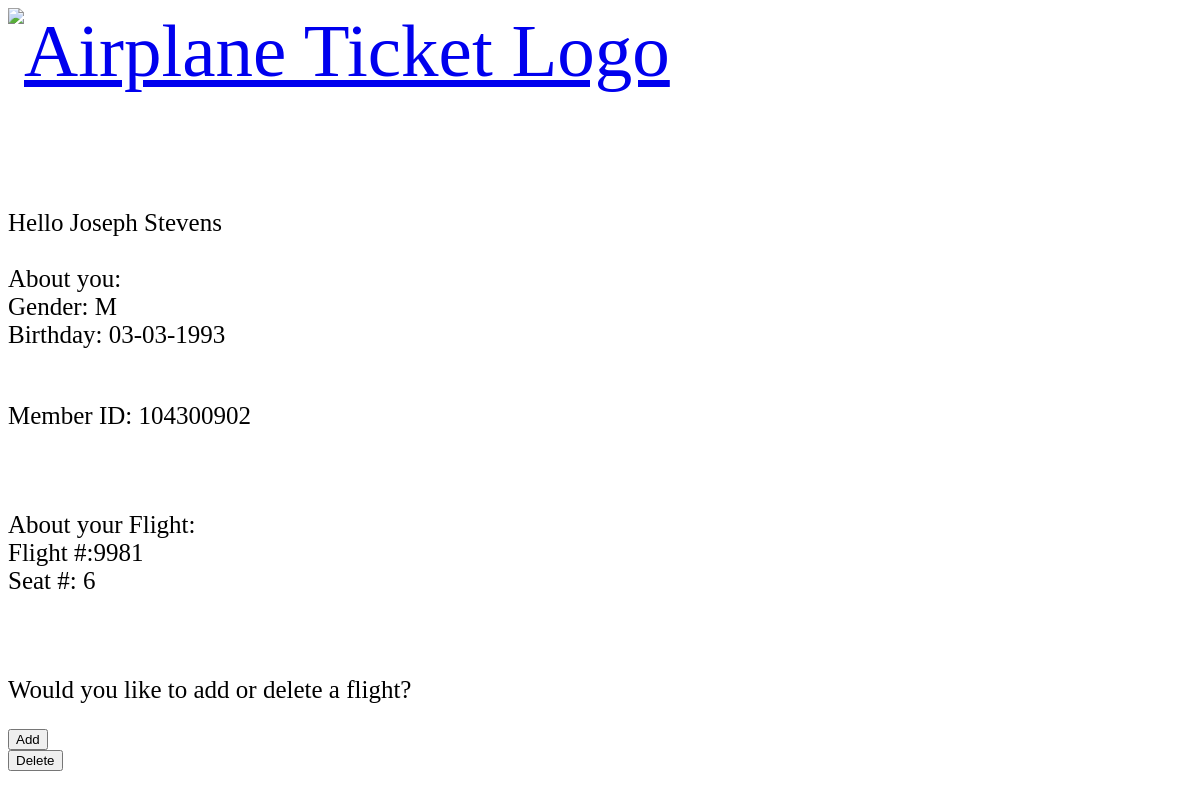
/search_passenger.php?LastName=Stevens, run on the app's committed database.
### tables this page shows
CREATE TABLE `passenger` (
  `MemberID` int(9) NOT NULL,
  `FirstName` varchar(50) DEFAULT NULL,
  `LastName` varchar(50) DEFAULT NULL,
  `Gender` char(1) DEFAULT NULL,
  `BirthDate` varchar(10) DEFAULT NULL
);

CREATE TABLE `passengerticket` (
  `FlightNo` int(5) NOT NULL,
  `MemberID` int(9) NOT NULL,
  `SeatNo` int(2) DEFAULT NULL
);

### search_passenger.php (the view, shortened to what this page needs)
<!doctype html>
<html>
<head>
	<link rel="stylesheet" href="style.css">
</head>
<body>
	<header>
        <a href="index.php"><img src="flight_checkah.png" alt="Airplane Ticket Logo" style="width:500px;"></img></a>
	</header>
	<br>
	<br>
	<br>
	<br>
	<br>
<?php
	include "connect.php";
	$passenger = $_GET["LastName"];
	$passengerInfo = "SELECT FirstName, LastName, Gender, BirthDate, MemberID FROM passenger WHERE LastName LIKE '%$passenger%'";
	$result = $conn->query($passengerInfo);
	if ($result->num_rows > 0) {
	    while($row = $result->fetch_assoc()) {
		    echo "<p>Hello " . $row["FirstName"]. " " . $row["LastName"].
            " <br><br> About you: <br> Gender: " . $row["Gender"]. "<br> Birthday: " . $row["BirthDate"] . "</p>";
            $memberID = "SELECT MemberID FROM passenger WHERE LastName LIKE '%$passenger%'";
            $result = $conn->query($memberID);
            if ($result->num_rows > 0) {
                while($row = $result->fetch_assoc()) {
                    echo "<p><br>Member ID: " . $row["MemberID"] ."</p>";
                    $ID = $row['MemberID'];
                }
            }
            $flightNo = "SELECT FlightNo, SeatNo FROM passengerticket WHERE MemberID LIKE '%$ID%'";
            $result = $conn->query($flightNo);
            if ($result->num_rows > 0) {
                while($row = $result->fetch_assoc()) {
                    echo "<p><br><br>About your Flight: <br>Flight #:"
                    . $row["FlightNo"]. "<br>Seat #: " . $row["SeatNo"] . "</p>";
                }
            }
            echo " <p><br><br>Would you like to add or delete a flight?</p>";
	    }
	}
?>
<form method="post">
    <input type="submit" name="confirm" value="Add"><br/>
    <input type="submit" name="confirm" value="Delete"><br/>
</form>
</body>
</html>

### style.css (style rules this page uses)
body { background-color: white; font-family:"sans-serif"; color: black; }
header { font-size: 75px; }
p { font-size: 25px; }

### data on the page
passenger: FirstName "Joseph", LastName "Stevens", Gender "M", BirthDate "03-03-1993", MemberID "104300902"
passengerticket: FlightNo "9981", SeatNo "6"
